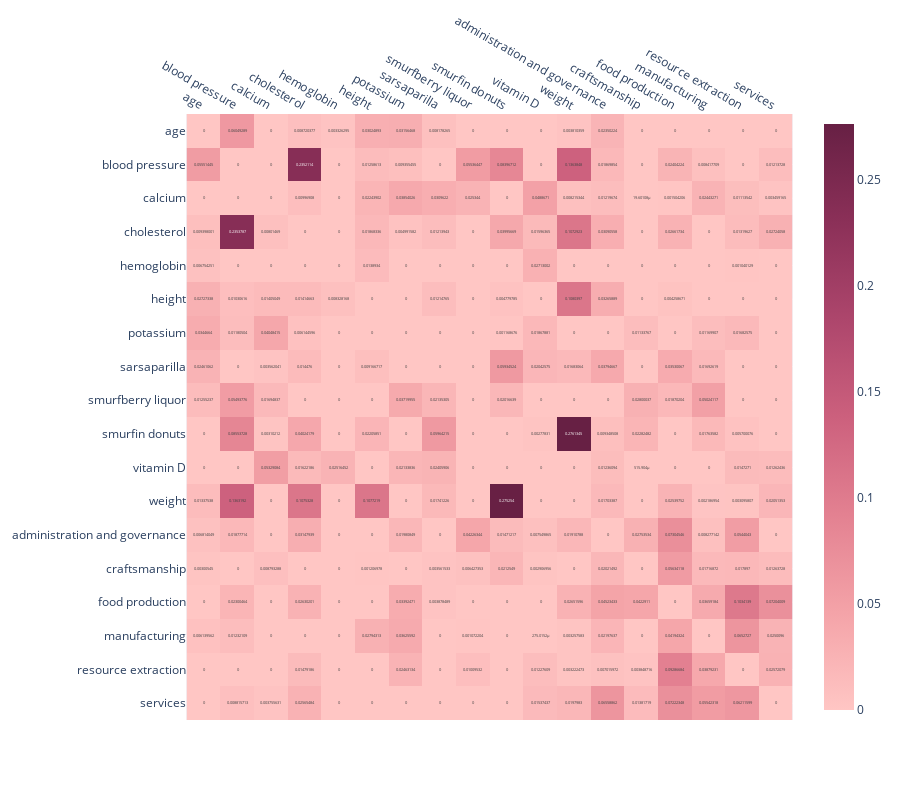

The notebook cell saved with this chart:
### Code cell
mi_matrix = []

for i in X_train.columns:
    row = []
    for j in X_train.columns:
        if j == i:
            row.append(0)
        else:row.append(float(mutual_info_regression(X_train[[i]],X_train[j])[0]))
    mi_matrix.append(row)

fig = px.imshow(
    mi_matrix,
    text_auto=True,
    color_continuous_scale=px.colors.sequential.Burg,
    x=X_train.columns,
    y=X_train.columns,
)
fig.update_xaxes(side="top")
fig.update_layout(
    height=800,  # Adjust these values as needed
    width=900
)

fig.show()

### Figure 1 — Plotly figure (JSON) as saved in the notebook; plotly's stock layout.template omitted (floating-point values rounded to 4 significant figures; data arrays with more than 128 entries replaced by an {"elided": "..."} marker saying what was removed)
{"data": [{"coloraxis": "coloraxis", "hovertemplate": "x: %{x}<br>y: %{y}<br>color: %{z}<extra></extra>", "name": "0", "texttemplate": "%{z}", "type": "heatmap", "x": ["age", "blood pressure", "calcium", "cholesterol", "hemoglobin", "height", "potassium", "sarsaparilla", "smurfberry liquor", "smurfin donuts", "vitamin D", "weight", "administration and governance", "craftsmanship", "food production", "manufacturing", "resource extraction", "services"], "xaxis": "x", "y": ["age", "blood pressure", "calcium", "cholesterol", "hemoglobin", "height", "potassium", "sarsaparilla", "smurfberry liquor", "smurfin donuts", "vitamin D", "weight", "administration and governance", "craftsmanship", "food production", "manufacturing", "resource extraction", "services"], "yaxis": "y", "z": {"elided": "18x18 float values"}}], "layout": {"coloraxis": {"colorscale": [[0, "rgb(255, 198, 196)"], [0.1667, "rgb(244, 163, 168)"], [0.3333, "rgb(227, 129, 145)"], [0.5, "rgb(204, 96, 125)"], [0.6667, "rgb(173, 70, 108)"], [0.8333, "rgb(139, 48, 88)"], [1, "rgb(103, 32, 68)"]]}, "height": 800, "margin": {"t": 60}, "width": 900, "xaxis": {"anchor": "y", "constrain": "domain", "domain": [0, 1], "scaleanchor": "y", "side": "top"}, "yaxis": {"anchor": "x", "autorange": "reversed", "constrain": "domain", "domain": [0, 1]}}}
